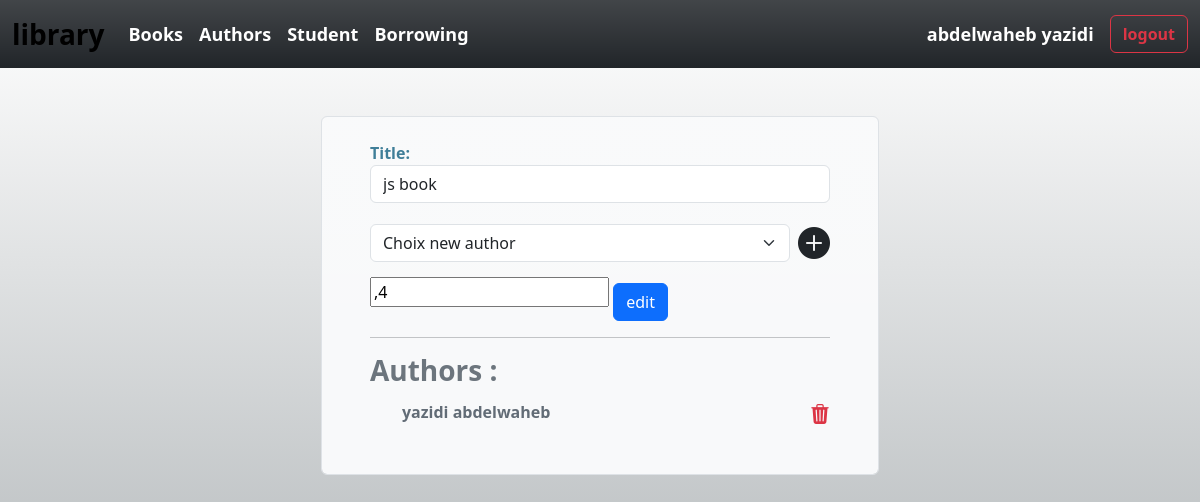
Page /book/6/edit/ (signed in) on the committed database.
### users/models.py (models this page shows)
class Users(models.Model):
    info = models.OneToOneField(User,null=False,on_delete=models.CASCADE)
    reset_password_token = models.CharField(max_length=50,default="",blank=True)
    reset_password_expire = models.DateTimeField(null=True,blank=True)
    active = models.BooleanField(default=True,null=False)

### book/models.py (models this page shows)
class Book(models.Model):
    title = models.TextField(max_length=150,null=False)

class Book_Author(models.Model):
    book_id = models.ForeignKey(to=Book,on_delete=models.CASCADE)
    author_id = models.ForeignKey(to=Author,on_delete=models.CASCADE)

class Author(models.Model):
    name = models.TextField(max_length=30,null=False)
    surname = models.TextField(max_length=30,null=False)

### book/views.py (the view, shortened to what this page needs)
# urls.py: path('<int:id>/edit/', edit_book, name='edit_book'),
@login_required
def edit_book(req,id):
    user=Users.objects.get(info__username=req.user.username)
    book = Book.objects.get(id=id)
    form = BookForm(instance=book)
    authors = Author.objects.all()
    book_author = Book_Author.objects.filter(book_id=id)
    return render(req, 'book/edit.html', {'authours_c':book_author ,'user':user,'form': form, 'book': book, 'authors' : authors })

### book/formes.py
class BookForm(forms.ModelForm):
    class Meta:
        model = Book
        fields = ['title']
        widgets = {
            'title': forms.TextInput(attrs={'class': 'form-control'}),
        }

### templates/book/edit.html (shortened to what this page needs)
{% extends  'index.html' %}
{% block body %}
<form class=" px-5 bg-light bg-gradient py-4 form-control w-50 mx-auto" method="post">
    {{ form.as_p }}
    <div class="d-flex align-items-center gap-2">
        <select name="author" id="author" class="form-select">
            <option value="0">Choix new author</option>
        </select>
        <div data-text="add" class="title"><i class="bi bi-plus-circle-fill fs-2" onclick="add()"></i></div>
    </div>
    <input type="text" id="authors" name="authors">
    <button type="submit" class="btn btn-primary mt-3">edit</button>
    <hr>
    <h3 class="text-secondary fw-bold" >Authors : </h3>
    <ul id="liste">
        {% for i in authours_c %}
            <li id="{{i.author_id.id}}" class="d-flex justify-content-between py-1">
                <div>{{i.author_id.name}} {{i.author_id.surname}}</div>
                <div data-text="delete" class="title"><i class="bi bi-trash3-fill text-danger fs-5"></i></div>
            </li>
        {%endfor%}
    </ul>
</form>
{% endblock %}

### templates/index.html (shortened to what this page needs)
<!DOCTYPE html>
<html lang="en">
<head>
    <link href="https://cdn.jsdelivr.net/npm/bootstrap@5.3.3/dist/css/bootstrap.min.css" rel="stylesheet">
    <link rel="stylesheet" href="https://cdn.jsdelivr.net/npm/bootstrap-icons@1.11.3/font/bootstrap-icons.min.css">
  </head>
<body>
    <nav class="navbar navbar-expand-lg bg-gradient bg-dark">
        <div class="container-fluid">
          <a class="navbar-brand fw-bold fs-3" href=" {% url 'home' %} ">library</a>
          <div class="collapse navbar-collapse" id="navbarSupportedContent">
            <ul class="navbar-nav me-auto mb-2 mb-lg-0">
              <li class="nav-item">
                <a class="nav-link" href="{% url 'book' %}">Books</a>
              </li>
              <li class="nav-item">
                <a class="nav-link" href="{% url 'author' %}">Authors</a>
              </li>
              <li class="nav-item">
                <a class="nav-link " href="{% url 'student' %}" >Student</a>
              </li>
              <li class="nav-item">
                <a class="nav-link " href="{% url 'borrowing' %}" >Borrowing</a>
              </li>
            </ul>
            <div class="d-flex align-items-center" >
              {% if user.info.is_authenticated == True %}
              {% if user.info.last_name or user.info.first_name %}
              <a class="nav-link text-white title" data-text="Profile" href="{% url 'profile' %}">{{user.info.first_name}}  {{user.info.last_name}}</a>
              {%else%}
              <a class="nav-link text-white title" data-text="Profile" href="{% url 'profile' %}">{{user.info.username}}</a>
              {%endif%}
              <a  class="ms-3 btn fw-bold btn-outline-danger" href="{% url 'logout' %}">logout</a>
              {%else%}
              <a  class="btn fw-bold btn-outline-success" href="{% url 'signin' %}">Sign in</a>
              {%endif%}
            </div>
          </div>
        </div>
      </nav>
      <div class="container mt-5">
        {% block body %}
        {% endblock %}
      </div>
</body>
</html>

### templates/index.html (style rules this page uses)
a { text-decoration: none; }
.nav-link { color: #fff; font-weight: 600; font-size: large; }
body { min-height: 100vh; background: linear-gradient(rgb(255, 255, 255),rgb(161, 167, 170)); }
label { color: rgb(63, 126, 152); font-weight: 700; }

### templates/book/edit.html (style rules this page uses)
i { cursor: pointer; }
ul { list-style: none; }
li { color: rgb(98, 108, 118); font-weight: 600; }

### rows in the picture
Users: info.first_name "abdelwaheb", info.last_name "yazidi"
Book: title "js book"
Book_Author: author_id.name "yazidi", author_id.surname "abdelwaheb"
